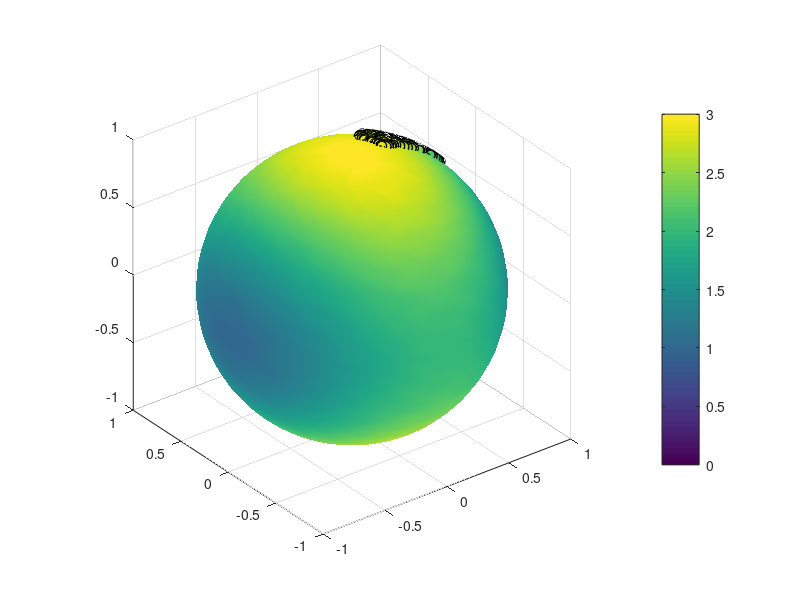

This figure's MATLAB source: (Note: this script raises an error after producing the figure.)
% Compact embedded submanifold AMG (e.g., a sphere)
clc; close all; clearvars;

%% The sphere
% mesh the entire sphere (for visualization)
nmesh = 50; [XX,YY,ZZ] = sphere(nmesh);
% parametrize upper hemisphere
Zcurv = @(X,Y) sqrt(1-X.^2 - Y.^2);
% partials of sphere parametrization
Zx = @(X,Y) -X./(sqrt(1-X.^2 - Y.^2)); Zy = @(X,Y) -Y./(sqrt(1-X.^2 - Y.^2));
% Jacobian of sphere parametrization
J = @(X,Y) [repmat([1 0; 0 1],1,1,length(X)); reshape(Zx(X,Y),1,1,length(X)), reshape(Zy(X,Y),1,1,length(X))];
% exponential map
Exp = @(t,Vt,P) kron(P,cos(t)) + kron(Vt./sqrt(sum(Vt.^2,2)),sin(t));
% logarithmic map
Log = @(p,P) acos(P*p').*(P - P*p'.*repmat(p,size(P,1),1))./sqrt(sum((P - P*p'.*repmat(p,size(P,1),1)).^2,2));

%% Parametrize a neighborhood
% entire upper hemisphere
% rad =@(N) 0.99*rand(N,1); theta =@(N) 2*pi*rand(N,1);
% smaller neighborhoods
rad =@(N) (0.75-0.25)*rand(N,1)+ 0.25; theta =@(N) pi/4*rand(N,1);
% rad =@(N) (0.9-0.7)*rand(N,1)+ 0.7; theta =@(N) pi/2*rand(N,1);
% rad =@(N) 0.99*rand(N,1); theta =@(N) pi/4*rand(N,1);
% rad =@(N) 0.25*rand(N,1); theta =@(N) 2*pi*rand(N,1);

%% Ambient map on the sphere
m = 3; XY = [reshape(XX,(nmesh+1)^2,1),reshape(YY,(nmesh+1)^2,1),reshape(ZZ,(nmesh+1)^2,1)]; rng(47);
% linear ambient function
% a = 2*rand(m,1)-1; a = a/norm(a); Func = @(XY) XY*a; Grad = @(XY) repmat(a',size(XY,1),1);
% quadratic ambient ridge of rank(H) = r <= floor(m/2)
% r = 1; H = zeros(m); H(floor(m/2):floor(m/2)+r-1,floor(m/2):floor(m/2)+r-1) = eye(r); Func = @(X) sum((X*H).*X,2); Grad = @(X) X*H;
% quadratic with preferential directions (my method is typically better)
H = diag(linspace(1,m,m)); Func = @(X) sum((X*H).*X,2); Grad = @(X) X*H;
% highly nonlinear ridge
% a = 2*rand(m,1)-1; a = a/norm(a); Func = @(XY) sin(2*pi*XY*a) + cos(pi/2*XY*a); Grad = @(XY) kron(sum(pi*cos(pi*XY*a) - pi/2*sin(pi/2*XY*a),2),sum(a,2)');
% highly nonlinear approximate ridge
% w = 0.1; aa = 2*rand(m,1)-1; aa = aa/norm(aa); [A,~] = svd(aa); Func = @(XY) sum(sin(pi*XY*aa) + cos(pi/2*XY*aa),2) + w*sum((sin(pi*XY))*A(:,2:end),2); Grad = @(XY) kron(sum(pi*cos(pi*XY*aa) - pi/2*sin(pi/2*XY*aa),2),sum(aa,2)') + w*sum(pi*cos(pi*XY)*A(:,2:end),2)/(m-1); 
% highly nonlinear non-ridge
% aa = rand(m,1)-1; aa = aa/norm(aa); [A,~] = svd(aa); Func = @(XY) sum(sin(pi*XY*aa) + cos(pi/2*XY*aa),2) + sum((sin(pi*XY))*A(:,2:end),2); Grad = @(XY) kron(sum(pi*cos(pi*XY*aa) - pi/2*sin(pi/2*XY*aa),2),sum(aa,2)') + sum(pi*cos(pi*XY)*A(:,2:end),2)/(m-1);

%% Subpsace convergence study
% convergence study values (NN and NT are amounts, N = 2.^NN and T = 0.5.^NT are upper bounds)
NN = 10; NT = 1; nboot = 10;
% combinations of N and T for convergence study
[Ni,Ti] = meshgrid(linspace(1,NN,NN),linspace(1,NT,NT)); Ni = reshape(2.^Ni,NN*NT,1); Ti = reshape(0.1.^Ti,NN*NT,1);
% precondition metric vectors for convergence study
err = ones(NN*NT,nboot); err_emb = err;

%% Karcher mean & Visualization
N = max(Ni); r = rad(N); th = theta(N);
% sample random ball in parametrization domain
S = r.*[cos(th),sin(th)]; P = [S(:,1),S(:,2),Zcurv(S(:,1),S(:,2));];
% initialize gradient descent optimization routine
p0  = P(1,:); Jp = [1 0; 0 1; Zx(p0(1),p0(2)) Zy(p0(1),p0(2))]; vt = rand(1,2)*Jp'; vt = vt/norm(vt); v = 1;
% Fletcher et al. (Algorithm 1)
while norm(v) > 1e-8
    v = 1/(N-1)*sum(Log(p0,P(2:end,:)),1);
    p0 = Exp(norm(v),v,p0); 
    Jp = [1 0; 0 1; Zx(p0(1),p0(2)) Zy(p0(1),p0(2))]; vt = rand(1,2)*Jp'; vt = vt/norm(vt);
end

%% Run convergence study
for j = 1:nboot
for i = 1:NN*NT
%% print progress
clc; fprintf('%0.2f%% complete...(%i / %i bootstrap)\n',i/(NN*NT)*100,j,nboot);
rng(j)

%% generate random values in parametrization domain
N = Ni(i); r = rad(N); th = theta(N);
% sample random ball in parametrization domain
S = r.*[cos(th),sin(th)];
% sample random directions
V = 2*rand(N,2) - 1; V = V./sqrt(sum(V.^2,2));
% compute coordinates and pushforward
P = [S(:,1),S(:,2),Zcurv(S(:,1),S(:,2));];
JJ = J(S(:,1),S(:,2));
% tangent vectors
Vt = zeros(N,3); for ii=1:N, Vt(ii,:) = V(ii,:)*JJ(:,:,ii)'; end
Vt = Vt./sqrt(sum(Vt.^2,2));

% compute random function and ambient gradient evaluations
F = Func(XY); G =Grad(XY); Frnd = Func(P); Grnd = Grad(P);
% tangential gradient of ambient function
Gt = Grnd - bsxfun(@times,sum(Grnd.*P,2),P);

%% Active Manifold-Geodesics
T = Ti(i);
% compute basis for tangent space (an orthogonal tangent vector)
vt2 = cross(p0,vt); Ptan = [p0 + vt; p0 + vt2; p0 - vt; p0 - vt2; p0 + vt;];

% compute AMG geodesic point set
k = 2; t = T*linspace(-1,1,k)'; Vg = sqrt(sum(Gt.^2,2)); Gset = zeros(k,N,3);
for ii=1:N, Gset(:,ii,:) = Exp(t*Vg(ii),Gt(ii,:),P(ii,:)); end

% log-map of geodesic point set
Pset = reshape(Gset,k*N,3);

% [geodesic extensions] log-map of geodesic extensions (large T)
% Vlog = Log(p0,Pset);

% [central diff] log-map discrepancies of geodesic point set (ind. of T)
Vlog1 = Log(p0,Pset(1:2:end-1,:));
Vlog2 = Log(p0,Pset(2:2:end,:));
Vlog = 1/(2*T)*(Vlog2 - Vlog1);

% [fwd diff] log-map discrepancis of geodesic points set (large T)
% Vlog1 = Log(p0,P);
% Vlog2 = Log(p0,Pset(N+1:end,:));
% Vlog = 1/T*(Vlog2 - Vlog1);

% Schild's ladder


% compute coordinates from PGA basis
% logarithmic map of sampled point set
Vlogx = Log(p0,P);
[Ux,Dx,~] = svd(1/sqrt(N)*[vt;vt2]*Vlogx',0); Ux = Ux'*[vt;vt2];
% SVD of tangential coordinates for logarithmic map of geodesic point set
[U,D,~] = svd(1/sqrt(N)*Ux*(Vlog)',0); U = U'*Ux;

% compute error w.r.t Mukherjee embedding definition
[Uemb,~,~] = svd(Grnd'); W = (eye(3) - p0'*p0)*Uemb(:,1); W = W./norm(W);
if U(1,:)*W < 0, W = -W; end
% subspace distance to the embedding definition
if exist('a','var')
    Proj_a = (eye(3) - p0'*p0)*a; Proj_a = Proj_a/norm(Proj_a);
    err(i,j) = norm(U(1,:)'*U(1,:) - Proj_a*Proj_a',2);
else
    err(i,j) = norm(W*W' - U(1,:)'*U(1,:),2);
end

end
end

%% Compute convergence rates
if NT ~= 1
    % compute subspace distance convergence rate
    M = [ones(NT*NN,1) log10(Ti) log10(Ni)]; cerr = M \ log10(mean(err,2));
    % coefficient of determination for convergence estimate
    Rsq = 1 - sum((log10(mean(err,2)) - M*cerr).^2)/sum((log10(mean(err,2)) - mean(log10(mean(err,2)))).^2);
    fprintf('Sub. dist. T convergence rate 10^%f (R^2 = %f)\n',cerr(2),Rsq);
    fprintf('Sub. dist. N convergence rate 10^%f (R^2 = %f)\n',cerr(3),Rsq);
elseif NT == 1
    % compute subspace distance convergence rate
    M = [ones(NN,1) log10(Ni)]; cerr = M \ log10(mean(err,2));
    % coefficient of determination for convergence estimate
    Rsq = 1 - sum((log10(mean(err,2)) - M*cerr).^2)/sum((log10(mean(err,2)) - mean(log10(mean(err,2)))).^2);
    fprintf('Sub. dist. N convergence rate 10^%f (R^2 = %f)\n',cerr(2),Rsq);
end

%% Compute active and inactive manifold-geodesic
% refined geodesic samples (for visualization)
kk = 50; tt = linspace(-2,2,kk)'; GGset = zeros(kk,N,3);
for ii=1:N, GGset(:,ii,:) = Exp(tt*Vg(ii),Gt(ii,:),P(ii,:)); end
AMG = Exp(2*tt,U(1,:),p0); IAMG = Exp(2*tt,U(2,:),p0);
% compute Mukherjee embedding definition geodesic
EmbG = Exp(2*tt,W',p0);
% project logarithmic map of random points
Gy = Log(p0,P)*U';
% first-singular projected geodesic points
Py = Exp(Gy(:,1),U(1,:),p0);

%% AMG level-set search
% find the point on the AMG that minimizes the function's variability over the IAMG
options = optimset('TolX',eps,'TolFun',eps,'Display','on');
obj = @(t) range(  abs(Func( Exp(linspace(-2,2,5000)',U(2,:),Exp(t,U(1,:),p0)) ))  );
% optimization to determine the inactive submanifold
tAMG = zeros(100,1); obj_eval = 10*ones(100,1);
for ii=1:100
    [tAMG(i),obj_eval(i)] = fminbnd(obj,-2,2,options);
end
[~,opti] = min(obj_eval); tAMG = tAMG(opti);
% secant method to determine the inactive submanifold (for ridge function)
% tol = 0.1; t1 = 0; t2 = 1; iter = 0;
% while obj(t1) > tol && iter < 500, tn = t1 - obj(t1)*(t1 - t2)/( obj(t1) - obj(t2) ); t2 = t1; t1 = tn;  iter = iter + 1; end
% tAMG = t1;

% compute points over inactive geodesic
pAMG = Exp(tAMG,U(1,:),p0);
% compute inactive active manifold-geodesic at tAMG
IAMG_level = Exp(2*tt,U(2,:),pAMG);

%% Visualizations
% visualize function on sphere
fig = figure;
% simple filled surface
surf(XX,YY,ZZ,reshape(F,(nmesh+1),(nmesh+1)),'FaceColor','interp','FaceLighting','gouraud','EdgeAlpha',0);
% fancy filled surface
% surf(XX,YY,ZZ,reshape(F,(nmesh+1),(nmesh+1)),'FaceColor','interp','FaceLighting','gouraud','EdgeAlpha',0.25); alpha(0.55);
% contour style mesh
% mesh(XX,YY,ZZ,reshape(F,(nmesh+1),(nmesh+1)),'EdgeColor','interp'); alpha(0.75);
% no map, sphere only
% mesh(XX,YY,ZZ,ones(size(ZZ))); hold on; alpha(0); axis equal; colormap gray;
color = caxis; hold on; axis equal; colorbar;
% random points
ind = 1:N; if N > 500, ind = 1:500; end
scatter3(P(ind,1),P(ind,2),P(ind,3),50,'filled','cdata',Frnd(ind),'MarkerEdgeColor','k','linewidth',1);
% random gradients
quiver3(P(ind,1),P(ind,2),P(ind,3),Gt(ind,1),Gt(ind,2),Gt(ind,3),1,'k')
fig.CurrentAxes.Visible = 'off';

% visualize Karcher mean
scatter3(p0(1),p0(2),p0(3),75,'k','filled','MarkerEdgeColor','k','linewidth',2);
% visualize tangent space at mean
plot3(Ptan(:,1),Ptan(:,2),Ptan(:,3),'k','linewidth',2)

% plot geodesic set paths
% refined geodesic samples (for visualization)
% kk = 50; tt = T*linspace(-1,1,kk)'; GGset = zeros(kk,N,3);
% for ii=1:N, GGset(:,ii,:) = Exp(tt*Vg(ii),Gt(ii,:),P(ii,:)); end
% for i=1:N, plot3(GGset(:,i,1),GGset(:,i,2),GGset(:,i,3),'k','linewidth',1.5), end
% plot the geodesic set points
% scatter3(reshape(Gset(:,:,1),k*N,1),reshape(Gset(:,:,2),k*N,1),reshape(Gset(:,:,3),k*N,1),'k')

% visualize log map vectors
% quiver3(repmat(p0(1),N,1),repmat(p0(2),N,1),repmat(p0(3),N,1),Vlog(:,1),Vlog(:,2),Vlog(:,3),1,'b','linewidth',1);
% visualize new active manifold-geodesic basis
quiver3(p0(1),p0(2),p0(3),U(1,1),U(1,2),U(1,3),1,'k','linewidth',2);
quiver3(p0(1),p0(2),p0(3),U(2,1),U(2,2),U(2,3),1,'k--','linewidth',2);
% visualize Mukherjee embedding projection 
quiver3(p0(1),p0(2),p0(3),W(1),W(2),W(3),1,'r','linewidth',2);
% visualize PGA basis
quiver3(repmat(p0(1),2,1),repmat(p0(2),2,1),repmat(p0(3),2,1),Ux(:,1),Ux(:,2),Ux(:,3),1,'color',0.5*ones(1,3),'linewidth',2);

% visualize active and inactive manifold-geodesic
plot3(AMG(:,1),AMG(:,2),AMG(:,3),'k','linewidth',2);
plot3(IAMG(:,1),IAMG(:,2),IAMG(:,3),'k--','linewidth',2);
plot3(EmbG(:,1),EmbG(:,2),EmbG(:,3),'r','linewidth',2);
% visualize inactive active manifold-geodesic at tAMG
plot3(IAMG_level(:,1),IAMG_level(:,2),IAMG_level(:,3),'--','linewidth',2,'color',0.5*ones(1,3));

% AMG shadow plots and visualize rotating geodesics
fig2 = figure; hold on;
% Rotating geodesics (verification of AMG and IAMG)
Nr = 50; tr = linspace(0,1,Nr)';
% geodesic sweep of first quadrant of the tangent space
R = kron(U(1,:),1-tr)  + kron(U(2,:),tr);
% geodesic sweep of two quadrants of the tangent space
% R = [R; kron(-U(1,:),tr)  + kron(U(2,:),1-tr)];
% normalize and construct inner-product color metric
R = R./sqrt(sum(R.^2,2)); thr = abs(sum(R.*repmat(U(1,:),size(R,1)/Nr*Nr,1),2));
% compute rotated geodesics
Ngr = 100; 
Tr = 2*max([abs(max(Gy(:,1))),abs(min(Gy(:,1)))]); 
tgr = linspace(-Tr,Tr,Ngr)';
% exponential maps along rotated tangent vectors
Gr = reshape(Exp(tgr,R,repmat(p0,size(R,1),1)),Ngr,size(R,1),3);
% line color scaling
Grscl = 5;
% geodesic sweeps
for ii=1:size(R,1), plot(tgr,Func(reshape(Gr(:,ii,:),Ngr,3)),'-','Color',abs(1-Grscl^thr(ii)/Grscl)*ones(3,1)); end
% replot AMG sweep
plot(tgr,Func(Exp(tgr,U(1,:),p0)),'k','linewidth',2);
% replot IAMG sweep at mean
plot(tgr,Func(Exp(tgr,U(2,:),p0)),'k--','linewidth',2);
% plot IAMG level set approximation
plot(tgr,Func(Exp(tgr,U(2,:),pAMG)),'--','linewidth',2,'color',0.5*ones(1,3));
% plot Muhkerjee embedding geodesic
plot(tgr,Func(Exp(tgr,W',p0)),'r','linewidth',2);
% scatter plot over inner products of Log projection (shadow plot)
scatter(Gy(:,1),Frnd,50,'filled','cdata',Frnd); caxis(color);
ylabel 'f(Exp_x(t; v))'; xlabel 't';

% Convergence of subspace distance
if NN ~= 1 && NT ~= 1
    % contour plot of linear fit to log10(err) for convergence rate estimates
    figure; subplot(1,2,1), contourf(reshape(log10(Ni),NT,NN),reshape(log10(Ti),NT,NN),reshape([ones(NT*NN,1), log10(Ti), log10(Ni)]*cerr,NT,NN),15); hold on; axis square;
    colorbar;
    % colorbar('Ticks',[-16,-14,-12,-10,-8,-6,-4,-2,0]); caxis([-16,-1]); 
    xlabel('$$\log_{10}(N)$$','Interpreter','latex'); ylabel('$$\log_{10}(T)$$','Interpreter','latex');
    title(['$$\log_{10}\left(\Vert\hat{W_',num2str(1),'}\hat{W_',num2str(1),'}^T - \hat{U_',num2str(1),'}\hat{U_',num2str(1),'}^T\Vert_2\right)$$'],'Interpreter','latex');
    % surface plot of log10(err) raw data
    subplot(1,2,2), surf(reshape(log10(Ni),NT,NN),reshape(log10(Ti),NT,NN),reshape(log10(mean(err,2)),NT,NN));
    colorbar; caxis([min(log10(mean(err,2))),max(log10(mean(err,2)))]);
    hold on; shading interp; view([0,0,1]); axis([1,log10(max(Ni)),log10(min(Ti)),log10(max(Ti))]);
    % colorbar('Ticks',[-16,-14,-12,-10,-8,-6,-4,-2,0]); caxis([-16,-1]); 
    % contour expected rates over raw data
    subplot(1,2,2), contour(reshape(log10(Ni),NT,NN),reshape(log10(Ti),NT,NN),reshape([ones(NT*NN,1), log10(Ti), log10(Ni)]*[cerr(1);0;0.5],NT,NN),15,'--','linecolor',0.5*ones(3,1));
    xlabel('$$\log_{10}(N)$$','Interpreter','latex'); ylabel('$$\log_{10}(T)$$','Interpreter','latex'); axis square; axis([min(log10(Ni)),max(log10(Ni)),min(log10(Ti)),max(log10(Ti))]);
    title(['$$\log_{10}\left(\Vert\hat{W_',num2str(1),'}\hat{W_',num2str(1),'}^T - \hat{U_',num2str(1),'}\hat{U_',num2str(1),'}^T\Vert_2\right)$$'],'Interpreter','latex');
elseif NN ~= 1
    figure; loglog(Ni,mean(err,2),'ko-','linewidth',2,'MarkerSize',8); hold on; grid on;
    err_lb = min(err,[],2); err_ub = max(err,[],2);
    h = fill([Ni; Ni(end:-1:1)],[err_lb; err_ub(end:-1:1)],0.5*ones(1,3)); h.FaceAlpha = 0.25;
    xlabel 'N'; ylabel 'subspace distance'
end
